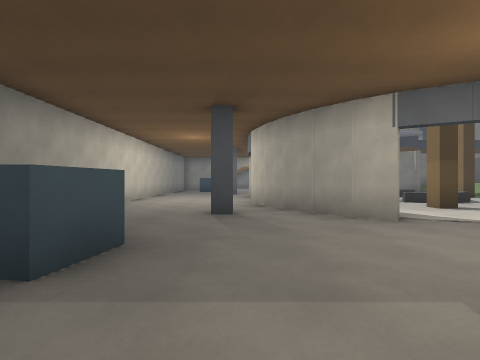
view 1 (above)

24 first-person views from a walk through a level from a Godot 3-D game. The camera is 1.3 m above the floor, looks level and sees 85° across. The floor is counted in squares, 2 m on a side. Each view is taken from the middle of a square. On the plan, view 1 faces up. The plan holds only what a view shows up to about 9 squares ahead; the rest is blank. The place goes on beyond the plan. Surface patterns are stand-ins for the level's own textures.

view 2
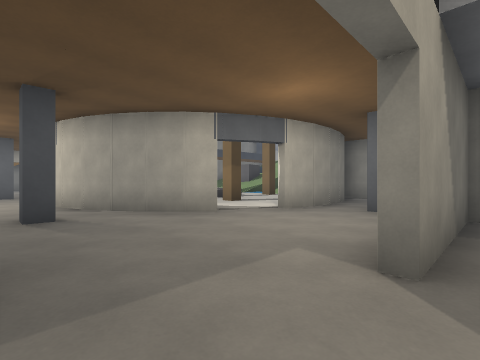

view 3
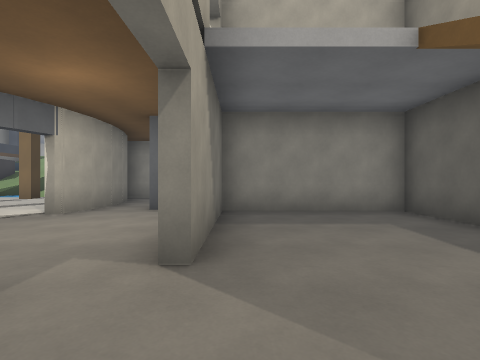

view 4
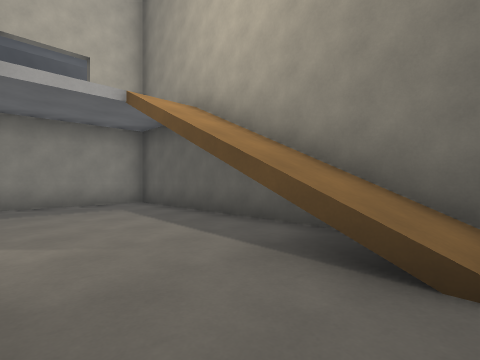

view 5
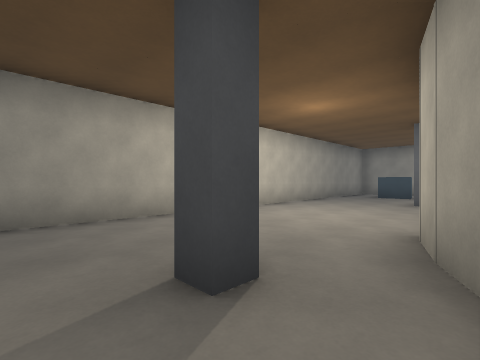

view 6
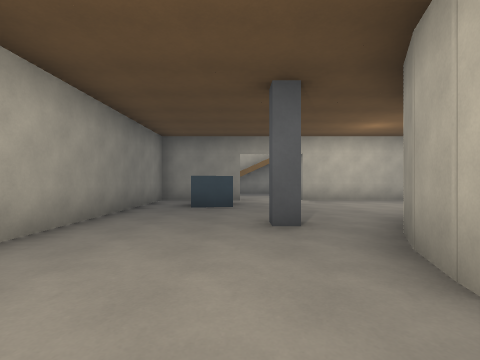

view 7
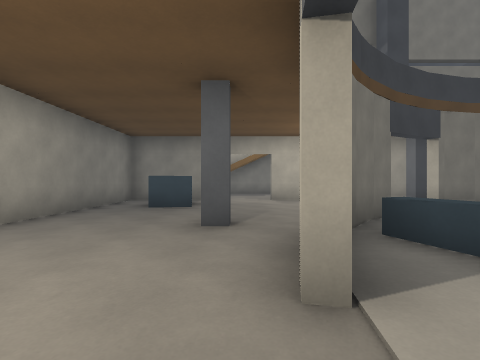

view 8
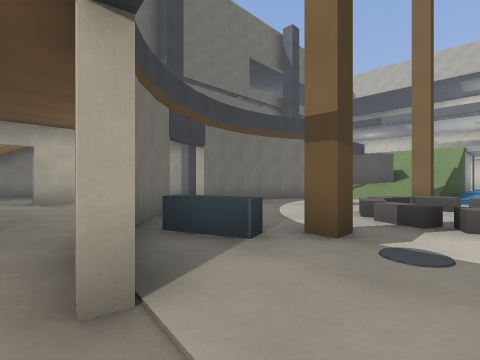

view 9
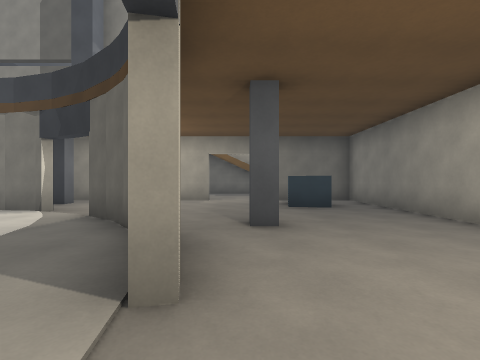

view 10
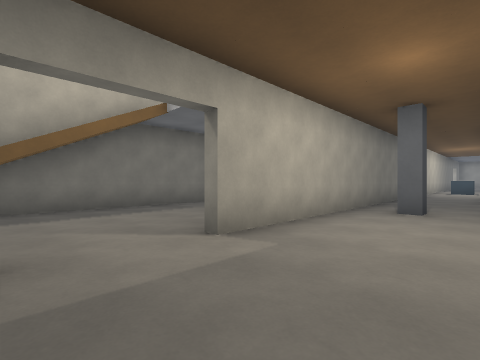

view 11
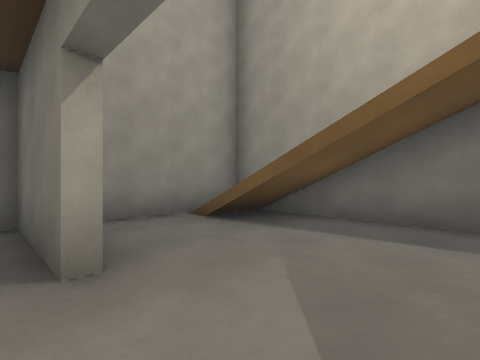

view 12
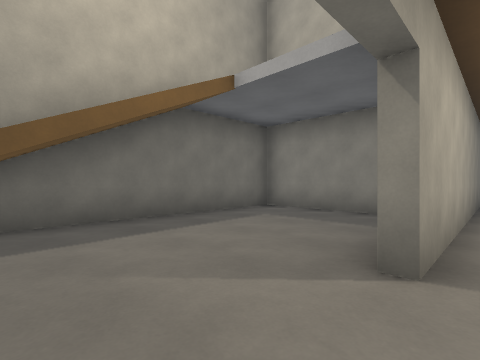

view 13
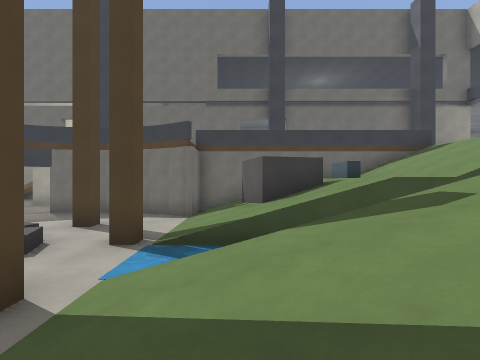

view 14
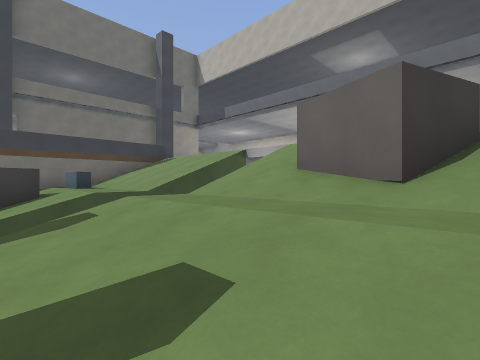

view 15
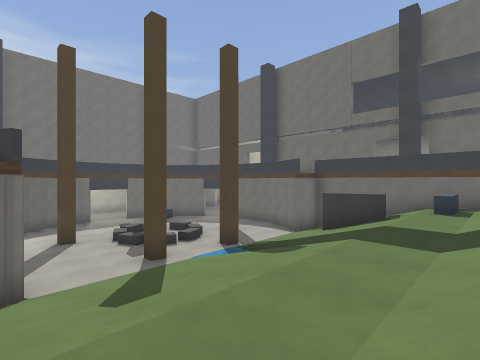

view 16
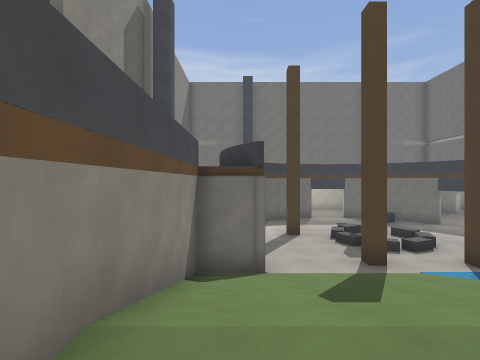

view 17
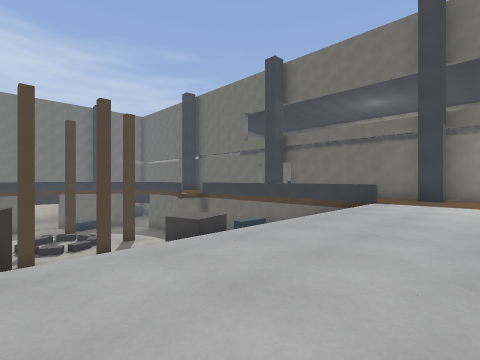

view 18
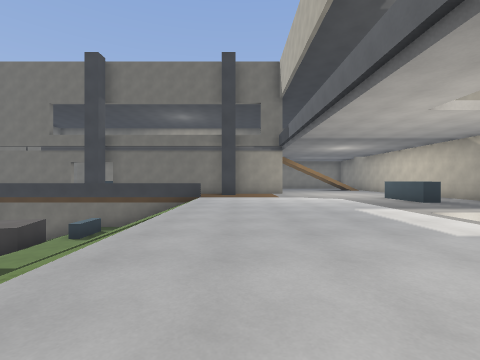

view 19
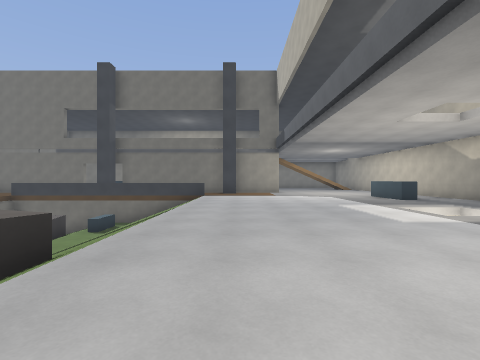

view 20
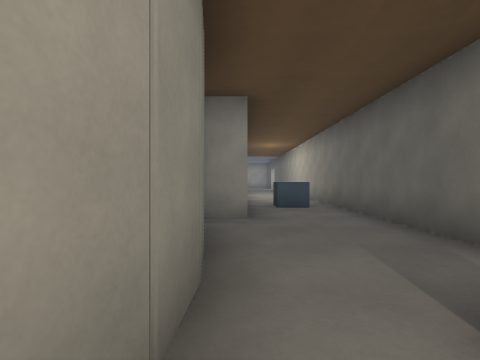

view 21
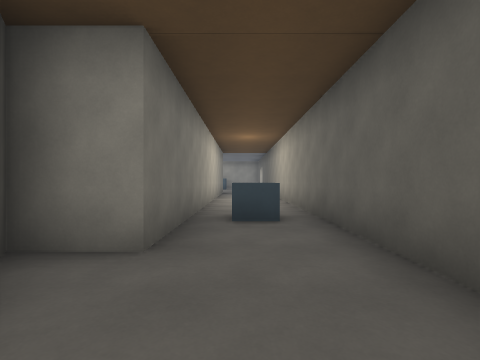

view 22
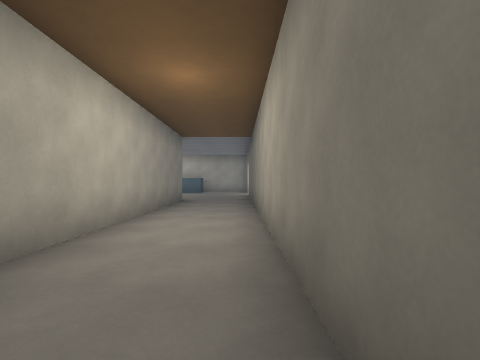

view 23
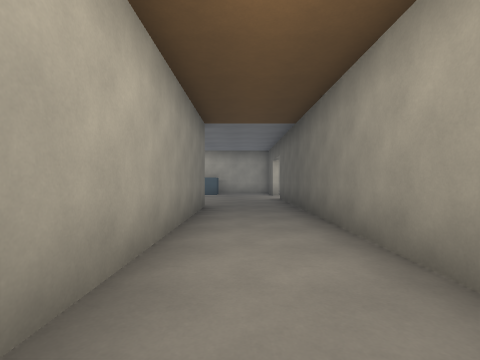

view 24
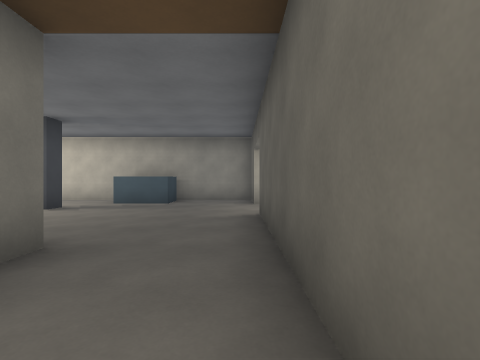

### Floor plan
Key: @ floor where view 1 was taken; # wall or solid block; . main floor; : floor 2.25 m higher than the main floor; + floor 4.5 m higher than the main floor; / step, stairs or slope; = window, fence, low wall or low ledge; ~ water the walk can cross; ≈ water the walk keeps out of; ^ raised ledge.
Columns run from 4 left of view 1 to 26 right of it. Each row starts with its distance up from view 1.
 21 ##########
 20 #///.....#
 19 #///.....#
 18 #........#
 17 ###..#########
 16 #..............
 15 #.^.............
 14 #.......####.#######^///
 13 #..........#####=^///+++
 12 #...#.#....../#^^^///+++
 11 #....#^....#.//#=:///+++
 10 #....#^#.//.#////////+++
  9 #......./../.~~~~~~~~~≈≈.
  8 #......./../.~~~~~~~~~~≈.
  7 #....#...//.#////////+++.     #
  6 #....##..#...//////#^+++.  #..#
  5 #...#.#......////:/^/+++. ....#
  4 #.......######////// +++.....^#
  3 #............########///.....^#
  2 #.^...........^...............#
  1 ###..#####...............#..###
  0  ...@....#################
 -1  ........#
 -2  ///.....#
 -3  ///.....#
 -4  #########

Where each view was taken, in squares from view 1:
view 1: 0 up, 0 right, facing up
view 2: 0 up, 1 left, facing up-right
view 3: 0 up, 1 left, facing right
view 4: 0 up, 3 left, facing down-right
view 5: 4 up, 1 right, facing up-left
view 6: 8 up, 1 left, facing up
view 7: 8 up, 0 right, facing up
view 8: 8 up, 0 right, facing up-right
view 9: 9 up, 0 right, facing down
view 10: 14 up, 1 left, facing up-right
view 11: 16 up, 1 right, facing up-left
view 12: 16 up, 1 left, facing up-right
view 13: 5 up, 10 right, facing up
view 14: 4 up, 11 right, facing up-right
view 15: 4 up, 14 right, facing up-left
view 16: 4 up, 14 right, facing left
view 17: 6 up, 19 right, facing up-left
view 18: 4 up, 18 right, facing up
view 19: 3 up, 18 right, facing up
view 20: 3 up, 4 right, facing right
view 21: 2 up, 6 right, facing right
view 22: 1 up, 11 right, facing right
view 23: 2 up, 13 right, facing right
view 24: 1 up, 17 right, facing right
